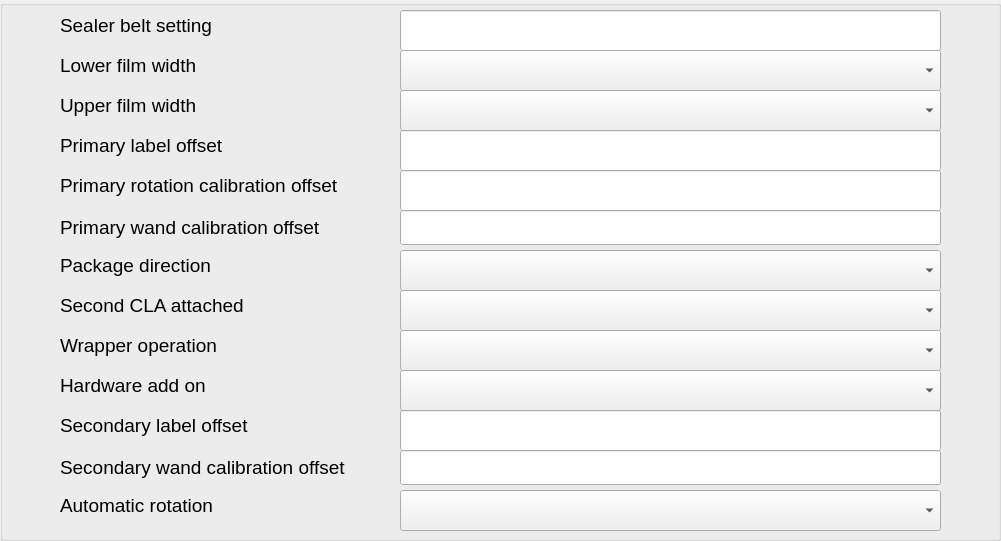
  <widget class="QGroupBox" name="gbAWS">
   <property name="geometry">
    <rect>
     <x>10</x>
     <y>700</y>
     <width>1001</width>
     <height>541</height>
    </rect>
   </property>
   <property name="sizePolicy">
    <sizepolicy hsizetype="Fixed" vsizetype="Fixed">
     <horstretch>0</horstretch>
     <verstretch>0</verstretch>
    </sizepolicy>
   </property>
   <property name="minimumSize">
    <size>
     <width>1001</width>
     <height>541</height>
    </size>
   </property>
   <property name="maximumSize">
    <size>
     <width>1001</width>
     <height>541</height>
    </size>
   </property>
   <property name="title">
    <string/>
   </property>
   <property name="flat">
    <bool>true</bool>
   </property>
   <widget class="QComboBox" name="cboxAutomaticRotationAWS">
    <property name="enabled">
     <bool>true</bool>
    </property>
    <property name="geometry">
     <rect>
      <x>400</x>
      <y>490</y>
      <width>541</width>
      <height>41</height>
     </rect>
    </property>
    <property name="sizePolicy">
     <sizepolicy hsizetype="Fixed" vsizetype="Fixed">
      <horstretch>0</horstretch>
      <verstretch>0</verstretch>
     </sizepolicy>
    </property>
    <property name="minimumSize">
     <size>
      <width>541</width>
      <height>41</height>
     </size>
    </property>
    <property name="maximumSize">
     <size>
      <width>541</width>
      <height>41</height>
     </size>
    </property>
    <property name="font">
     <font>
      <pointsize>22</pointsize>
     </font>
    </property>
   </widget>
   <widget class="hobart::numericLineEdit" name="lePrimaryLabelOffsetAWS">
    <property name="enabled">
     <bool>true</bool>
    </property>
    <property name="geometry">
     <rect>
      <x>400</x>
      <y>130</y>
      <width>541</width>
      <height>41</height>
     </rect>
    </property>
    <property name="sizePolicy">
     <sizepolicy hsizetype="Fixed" vsizetype="Fixed">
      <horstretch>0</horstretch>
      <verstretch>0</verstretch>
     </sizepolicy>
    </property>
    <property name="minimumSize">
     <size>
      <width>541</width>
      <height>41</height>
     </size>
    </property>
    <property name="maximumSize">
     <size>
      <width>541</width>
      <height>41</height>
     </size>
    </property>
    <property name="font">
     <font>
      <pointsize>20</pointsize>
     </font>
    </property>
    <property name="styleSheet">
     <string notr="true"/>
    </property>
   </widget>
   <widget class="QLabel" name="label_15">
    <property name="geometry">
     <rect>
      <x>60</x>
      <y>130</y>
      <width>331</width>
      <height>31</height>
     </rect>
    </property>
    <property name="sizePolicy">
     <sizepolicy hsizetype="Fixed" vsizetype="Fixed">
      <horstretch>0</horstretch>
      <verstretch>0</verstretch>
     </sizepolicy>
    </property>
    <property name="minimumSize">
     <size>
      <width>331</width>
      <height>31</height>
     </size>
    </property>
    <property name="maximumSize">
     <size>
      <width>331</width>
      <height>31</height>
     </size>
    </property>
    <property name="font">
     <font>
      <pointsize>14</pointsize>
     </font>
    </property>
    <property name="text">
     <string>Primary label offset</string>
    </property>
   </widget>
   <widget class="QComboBox" name="cboxSecondCLAAttachedAWS">
    <property name="enabled">
     <bool>true</bool>
    </property>
    <property name="geometry">
     <rect>
      <x>400</x>
      <y>290</y>
      <width>541</width>
      <height>41</height>
     </rect>
    </property>
    <property name="sizePolicy">
     <sizepolicy hsizetype="Fixed" vsizetype="Fixed">
      <horstretch>0</horstretch>
      <verstretch>0</verstretch>
     </sizepolicy>
    </property>
    <property name="minimumSize">
     <size>
      <width>541</width>
      <height>41</height>
     </size>
    </property>
    <property name="maximumSize">
     <size>
      <width>541</width>
      <height>41</height>
     </size>
    </property>
    <property name="font">
     <font>
      <pointsize>22</pointsize>
     </font>
    </property>
   </widget>
   <widget class="hobart::numericLineEdit" name="lePrimaryRotationCalibrationOffsetAWS">
    <property name="enabled">
     <bool>true</bool>
    </property>
    <property name="geometry">
     <rect>
      <x>400</x>
      <y>170</y>
      <width>541</width>
      <height>41</height>
     </rect>
    </property>
    <property name="sizePolicy">
     <sizepolicy hsizetype="Fixed" vsizetype="Fixed">
      <horstretch>0</horstretch>
      <verstretch>0</verstretch>
     </sizepolicy>
    </property>
    <property name="minimumSize">
     <size>
      <width>541</width>
      <height>41</height>
     </size>
    </property>
    <property name="maximumSize">
     <size>
      <width>541</width>
      <height>41</height>
     </size>
    </property>
    <property name="font">
     <font>
      <pointsize>20</pointsize>
     </font>
    </property>
    <property name="styleSheet">
     <string notr="true"/>
    </property>
   </widget>
   <widget class="QComboBox" name="cboxUpperFilmWidthAWS">
    <property name="enabled">
     <bool>true</bool>
    </property>
    <property name="geometry">
     <rect>
      <x>400</x>
      <y>90</y>
      <width>541</width>
      <height>41</height>
     </rect>
    </property>
    <property name="sizePolicy">
     <sizepolicy hsizetype="Fixed" vsizetype="Fixed">
      <horstretch>0</horstretch>
      <verstretch>0</verstretch>
     </sizepolicy>
    </property>
    <property name="minimumSize">
     <size>
      <width>541</width>
      <height>41</height>
     </size>
    </property>
    <property name="maximumSize">
     <size>
      <width>541</width>
      <height>41</height>
     </size>
    </property>
    <property name="font">
     <font>
      <pointsize>22</pointsize>
     </font>
    </property>
   </widget>
   <widget class="QComboBox" name="cboxPackageDirectionAWS">
    <property name="enabled">
     <bool>true</bool>
    </property>
    <property name="geometry">
     <rect>
      <x>400</x>
      <y>250</y>
      <width>541</width>
      <height>41</height>
     </rect>
    </property>
    <property name="sizePolicy">
     <sizepolicy hsizetype="Fixed" vsizetype="Fixed">
      <horstretch>0</horstretch>
      <verstretch>0</verstretch>
     </sizepolicy>
    </property>
    <property name="minimumSize">
     <size>
      <width>541</width>
      <height>41</height>
     </size>
    </property>
    <property name="maximumSize">
     <size>
      <width>541</width>
      <height>41</height>
     </size>
    </property>
    <property name="font">
     <font>
      <pointsize>22</pointsize>
     </font>
    </property>
   </widget>
   <widget class="QComboBox" name="cboxHardwareAddOnAWS">
    <property name="enabled">
     <bool>true</bool>
    </property>
    <property name="geometry">
     <rect>
      <x>400</x>
      <y>370</y>
      <width>541</width>
      <height>41</height>
     </rect>
    </property>
    <property name="sizePolicy">
     <sizepolicy hsizetype="Fixed" vsizetype="Fixed">
      <horstretch>0</horstretch>
      <verstretch>0</verstretch>
     </sizepolicy>
    </property>
    <property name="minimumSize">
     <size>
      <width>541</width>
      <height>41</height>
     </size>
    </property>
    <property name="maximumSize">
     <size>
      <width>541</width>
      <height>41</height>
     </size>
    </property>
    <property name="font">
     <font>
      <pointsize>22</pointsize>
     </font>
    </property>
   </widget>
   <widget class="QLabel" name="label_14">
    <property name="geometry">
     <rect>
      <x>60</x>
      <y>90</y>
      <width>331</width>
      <height>31</height>
     </rect>
    </property>
    <property name="sizePolicy">
     <sizepolicy hsizetype="Fixed" vsizetype="Fixed">
      <horstretch>0</horstretch>
      <verstretch>0</verstretch>
     </sizepolicy>
    </property>
    <property name="minimumSize">
     <size>
      <width>331</width>
      <height>31</height>
     </size>
    </property>
    <property name="maximumSize">
     <size>
      <width>331</width>
      <height>31</height>
     </size>
    </property>
    <property name="font">
     <font>
      <pointsize>14</pointsize>
     </font>
    </property>
    <property name="text">
     <string>Upper film width</string>
    </property>
   </widget>
   <widget class="QLabel" name="label_18">
    <property name="geometry">
     <rect>
      <x>60</x>
      <y>290</y>
      <width>331</width>
      <height>31</height>
     </rect>
    </property>
    <property name="sizePolicy">
     <sizepolicy hsizetype="Fixed" vsizetype="Fixed">
      <horstretch>0</horstretch>
      <verstretch>0</verstretch>
     </sizepolicy>
    </property>
    <property name="minimumSize">
     <size>
      <width>331</width>
      <height>31</height>
     </size>
    </property>
    <property name="maximumSize">
     <size>
      <width>331</width>
      <height>31</height>
     </size>
    </property>
    <property name="font">
     <font>
      <pointsize>14</pointsize>
     </font>
    </property>
    <property name="text">
     <string>Second CLA attached</string>
    </property>
   </widget>
   <widget class="hobart::numericLineEdit" name="leSecondaryLabelOffsetAWS">
    <property name="enabled">
     <bool>true</bool>
    </property>
    <property name="geometry">
     <rect>
      <x>400</x>
      <y>410</y>
      <width>541</width>
      <height>41</height>
     </rect>
    </property>
    <property name="sizePolicy">
     <sizepolicy hsizetype="Fixed" vsizetype="Fixed">
      <horstretch>0</horstretch>
      <verstretch>0</verstretch>
     </sizepolicy>
    </property>
    <property name="minimumSize">
     <size>
      <width>541</width>
      <height>41</height>
     </size>
    </property>
    <property name="maximumSize">
     <size>
      <width>541</width>
      <height>41</height>
     </size>
    </property>
    <property name="font">
     <font>
      <pointsize>20</pointsize>
     </font>
    </property>
    <property name="styleSheet">
     <string notr="true"/>
    </property>
   </widget>
   <widget class="hobart::numericLineEdit" name="leSealerBeltSettingAWS">
    <property name="enabled">
     <bool>true</bool>
    </property>
    <property name="geometry">
     <rect>
      <x>400</x>
      <y>10</y>
      <width>541</width>
      <height>41</height>
     </rect>
    </property>
    <property name="sizePolicy">
     <sizepolicy hsizetype="Fixed" vsizetype="Fixed">
      <horstretch>0</horstretch>
      <verstretch>0</verstretch>
     </sizepolicy>
    </property>
    <property name="minimumSize">
     <size>
      <width>541</width>
      <height>41</height>
     </size>
    </property>
    <property name="maximumSize">
     <size>
      <width>541</width>
      <height>41</height>
     </size>
    </property>
    <property name="font">
     <font>
      <pointsize>20</pointsize>
     </font>
    </property>
    <property name="styleSheet">
     <string notr="true"/>
    </property>
   </widget>
   <widget class="QLabel" name="label_17">
    <property name="geometry">
     <rect>
      <x>60</x>
      <y>250</y>
      <width>331</width>
      <height>31</height>
     </rect>
    </property>
    <property name="sizePolicy">
     <sizepolicy hsizetype="Fixed" vsizetype="Fixed">
      <horstretch>0</horstretch>
      <verstretch>0</verstretch>
     </sizepolicy>
    </property>
    <property name="minimumSize">
     <size>
      <width>331</width>
      <height>31</height>
     </size>
    </property>
    <property name="maximumSize">
     <size>
      <width>331</width>
      <height>31</height>
     </size>
    </property>
    <property name="font">
     <font>
      <pointsize>14</pointsize>
     </font>
    </property>
    <property name="text">
     <string>Package direction</string>
    </property>
   </widget>
   <widget class="QLabel" name="label_20">
    <property name="geometry">
     <rect>
      <x>60</x>
      <y>370</y>
      <width>331</width>
      <height>31</height>
     </rect>
    </property>
    <property name="sizePolicy">
     <sizepolicy hsizetype="Fixed" vsizetype="Fixed">
      <horstretch>0</horstretch>
      <verstretch>0</verstretch>
     </sizepolicy>
    </property>
    <property name="minimumSize">
     <size>
      <width>331</width>
      <height>31</height>
     </size>
    </property>
    <property name="maximumSize">
     <size>
      <width>331</width>
      <height>31</height>
     </size>
    </property>
    <property name="font">
     <font>
      <pointsize>14</pointsize>
     </font>
    </property>
    <property name="text">
     <string>Hardware add on</string>
    </property>
   </widget>
   <widget class="QComboBox" name="cboxWrappeOperationAWS">
    <property name="enabled">
     <bool>true</bool>
    </property>
    <property name="geometry">
     <rect>
      <x>400</x>
      <y>330</y>
      <width>541</width>
      <height>41</height>
     </rect>
    </property>
    <property name="sizePolicy">
     <sizepolicy hsizetype="Fixed" vsizetype="Fixed">
      <horstretch>0</horstretch>
      <verstretch>0</verstretch>
     </sizepolicy>
    </property>
    <property name="minimumSize">
     <size>
      <width>541</width>
      <height>41</height>
     </size>
    </property>
    <property name="maximumSize">
     <size>
      <width>541</width>
      <height>41</height>
     </size>
    </property>
    <property name="font">
     <font>
      <pointsize>22</pointsize>
     </font>
    </property>
   </widget>
   <widget class="QLabel" name="lblRemovableAutoRotationLabelAWS">
    <property name="geometry">
     <rect>
      <x>60</x>
      <y>490</y>
      <width>331</width>
      <height>31</height>
     </rect>
    </property>
    <property name="sizePolicy">
     <sizepolicy hsizetype="Fixed" vsizetype="Fixed">
      <horstretch>0</horstretch>
      <verstretch>0</verstretch>
     </sizepolicy>
    </property>
    <property name="minimumSize">
     <size>
      <width>331</width>
      <height>31</height>
     </size>
    </property>
    <property name="maximumSize">
     <size>
      <width>331</width>
      <height>31</height>
     </size>
    </property>
    <property name="font">
     <font>
      <pointsize>14</pointsize>
     </font>
    </property>
    <property name="text">
     <string>Automatic rotation</string>
    </property>
   </widget>
   <widget class="QLabel" name="label_9">
    <property name="geometry">
     <rect>
      <x>60</x>
      <y>10</y>
      <width>331</width>
      <height>31</height>
     </rect>
    </property>
    <property name="sizePolicy">
     <sizepolicy hsizetype="Fixed" vsizetype="Fixed">
      <horstretch>0</horstretch>
      <verstretch>0</verstretch>
     </sizepolicy>
    </property>
    <property name="minimumSize">
     <size>
      <width>331</width>
      <height>31</height>
     </size>
    </property>
    <property name="maximumSize">
     <size>
      <width>331</width>
      <height>31</height>
     </size>
    </property>
    <property name="font">
     <font>
      <pointsize>14</pointsize>
     </font>
    </property>
    <property name="text">
     <string>Sealer belt setting</string>
    </property>
   </widget>
   <widget class="QLabel" name="label_19">
    <property name="geometry">
     <rect>
      <x>60</x>
      <y>330</y>
      <width>331</width>
      <height>31</height>
     </rect>
    </property>
    <property name="sizePolicy">
     <sizepolicy hsizetype="Fixed" vsizetype="Fixed">
      <horstretch>0</horstretch>
      <verstretch>0</verstretch>
     </sizepolicy>
    </property>
    <property name="minimumSize">
     <size>
      <width>331</width>
      <height>31</height>
     </size>
    </property>
    <property name="maximumSize">
     <size>
      <width>331</width>
      <height>31</height>
     </size>
    </property>
    <property name="font">
     <font>
      <pointsize>14</pointsize>
     </font>
    </property>
    <property name="text">
     <string>Wrapper operation</string>
    </property>
   </widget>
   <widget class="QComboBox" name="cboxLowerFilmWidthAWS">
    <property name="enabled">
     <bool>true</bool>
    </property>
    <property name="geometry">
     <rect>
      <x>400</x>
      <y>50</y>
      <width>541</width>
      <height>41</height>
     </rect>
    </property>
    <property name="sizePolicy">
     <sizepolicy hsizetype="Fixed" vsizetype="Fixed">
      <horstretch>0</horstretch>
      <verstretch>0</verstretch>
     </sizepolicy>
    </property>
    <property name="minimumSize">
     <size>
      <width>541</width>
      <height>41</height>
     </size>
    </property>
    <property name="maximumSize">
     <size>
      <width>541</width>
      <height>41</height>
     </size>
    </property>
    <property name="font">
     <font>
      <pointsize>22</pointsize>
     </font>
    </property>
   </widget>
   <widget class="QLabel" name="label_21">
    <property name="geometry">
     <rect>
      <x>60</x>
      <y>410</y>
      <width>331</width>
      <height>31</height>
     </rect>
    </property>
    <property name="sizePolicy">
     <sizepolicy hsizetype="Fixed" vsizetype="Fixed">
      <horstretch>0</horstretch>
      <verstretch>0</verstretch>
     </sizepolicy>
    </property>
    <property name="minimumSize">
     <size>
      <width>331</width>
      <height>31</height>
     </size>
    </property>
    <property name="maximumSize">
     <size>
      <width>331</width>
      <height>31</height>
     </size>
    </property>
    <property name="font">
     <font>
      <pointsize>14</pointsize>
     </font>
    </property>
    <property name="text">
     <string>Secondary label offset</string>
    </property>
   </widget>
   <widget class="QLabel" name="label_16">
    <property name="geometry">
     <rect>
      <x>60</x>
      <y>170</y>
      <width>331</width>
      <height>31</height>
     </rect>
    </property>
    <property name="sizePolicy">
     <sizepolicy hsizetype="Fixed" vsizetype="Fixed">
      <horstretch>0</horstretch>
      <verstretch>0</verstretch>
     </sizepolicy>
    </property>
    <property name="minimumSize">
     <size>
      <width>331</width>
      <height>31</height>
     </size>
    </property>
    <property name="maximumSize">
     <size>
      <width>331</width>
      <height>31</height>
     </size>
    </property>
    <property name="font">
     <font>
      <pointsize>14</pointsize>
     </font>
    </property>
    <property name="text">
     <string>Primary rotation calibration offset</string>
    </property>
   </widget>
   <widget class="QLabel" name="label_13">
    <property name="geometry">
     <rect>
      <x>60</x>
      <y>50</y>
      <width>331</width>
      <height>31</height>
     </rect>
    </property>
    <property name="sizePolicy">
     <sizepolicy hsizetype="Fixed" vsizetype="Fixed">
      <horstretch>0</horstretch>
      <verstretch>0</verstretch>
     </sizepolicy>
    </property>
    <property name="minimumSize">
     <size>
      <width>331</width>
      <height>31</height>
     </size>
    </property>
    <property name="maximumSize">
     <size>
      <width>331</width>
      <height>31</height>
     </size>
    </property>
    <property name="font">
     <font>
      <pointsize>14</pointsize>
     </font>
    </property>
    <property name="text">
     <string>Lower film width</string>
    </property>
   </widget>
   <widget class="hobart::numericLineEdit" name="lePrimaryWandCalibrationOffsetAWS">
    <property name="enabled">
     <bool>true</bool>
    </property>
    <property name="geometry">
     <rect>
      <x>400</x>
      <y>210</y>
      <width>541</width>
      <height>35</height>
     </rect>
    </property>
    <property name="font">
     <font>
      <pointsize>20</pointsize>
     </font>
    </property>
    <property name="styleSheet">
     <string notr="true"/>
    </property>
   </widget>
   <widget class="QLabel" name="label_24">
    <property name="geometry">
     <rect>
      <x>60</x>
      <y>210</y>
      <width>331</width>
      <height>35</height>
     </rect>
    </property>
    <property name="font">
     <font>
      <pointsize>14</pointsize>
     </font>
    </property>
    <property name="text">
     <string>Primary wand calibration offset</string>
    </property>
   </widget>
   <widget class="hobart::numericLineEdit" name="leSecondaryWandCalibrationOffsetAWS">
    <property name="enabled">
     <bool>true</bool>
    </property>
    <property name="geometry">
     <rect>
      <x>400</x>
      <y>450</y>
      <width>541</width>
      <height>35</height>
     </rect>
    </property>
    <property name="font">
     <font>
      <pointsize>20</pointsize>
     </font>
    </property>
    <property name="styleSheet">
     <string notr="true"/>
    </property>
   </widget>
   <widget class="QLabel" name="label_27">
    <property name="geometry">
     <rect>
      <x>60</x>
      <y>450</y>
      <width>331</width>
      <height>35</height>
     </rect>
    </property>
    <property name="font">
     <font>
      <pointsize>14</pointsize>
     </font>
    </property>
    <property name="text">
     <string>Secondary wand calibration offset</string>
    </property>
   </widget>
  </widget>
